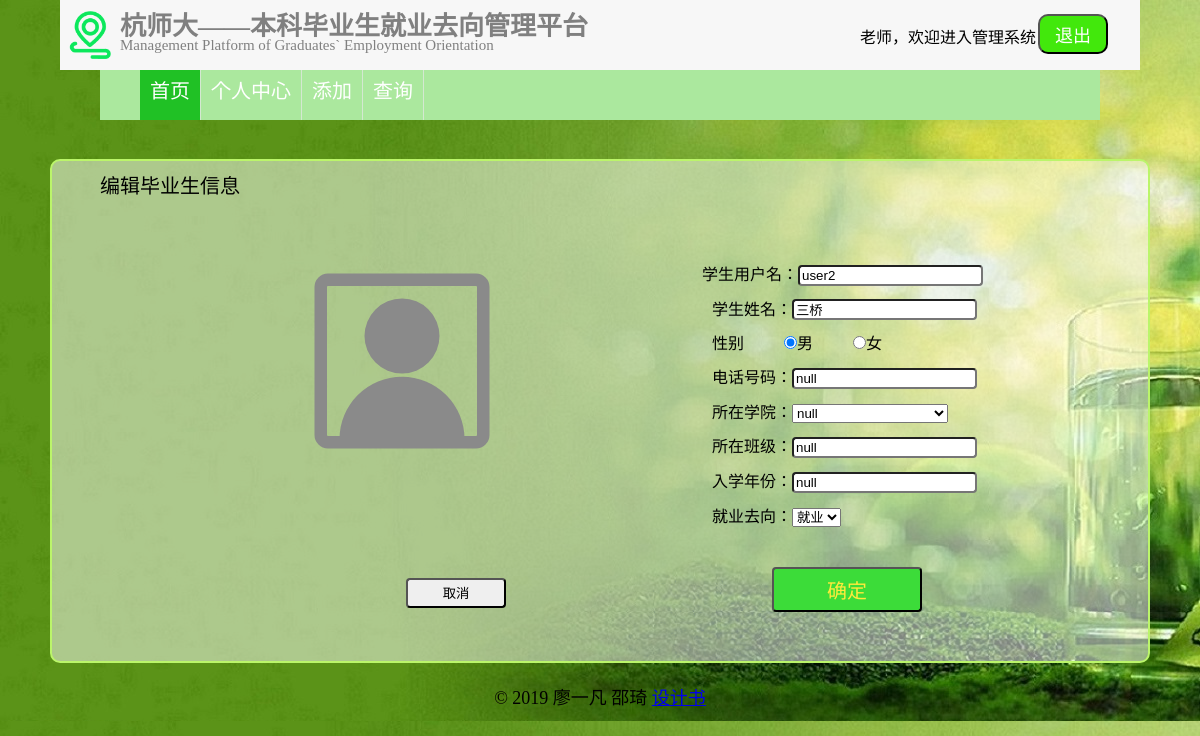
The app's page /php/write.php?id=user2 with its own data.
### tables this page shows
CREATE TABLE IF NOT EXISTS `students` (
  `ID` varchar(20) NOT NULL COMMENT '学号',
  `nickname` varchar(20) NOT NULL COMMENT '昵称',
  `realname` varchar(20) NOT NULL COMMENT '真实名',
  `sex` int(11) NOT NULL COMMENT '性别(0为男)',
  `phonenum` varchar(20) NOT NULL COMMENT '电话号码',
  `email` varchar(20) NOT NULL COMMENT '邮箱',
  `college` varchar(20) NOT NULL COMMENT '学院',
  `class` varchar(20) NOT NULL COMMENT '班级',
  `year` varchar(10) NOT NULL COMMENT '入学年份',
  `image` varchar(30) NOT NULL DEFAULT '../images/头像.png' COMMENT '头像',
  `go` int(20) NOT NULL COMMENT '就业去向(1-4,1就业,2创业,3读研,4待业)',
  `isuse` int(11) NOT NULL DEFAULT '1' COMMENT '软删除',
  PRIMARY KEY (`ID`)
);

### php/write_message.php (the view, shortened to what this page needs)
<link rel="stylesheet" type="text/css" href="../css/write_message.css">
<div>
	<span class="title">编辑毕业生信息</span>
	<form class="container" action="" method="POST">
		<div class="left">
			<?php
				include("conn.php");
				$id=$_GET['id'];
				$sql="SELECT image FROM students WHERE id='$id'";
				$rs=mysqli_query($conn,$sql);
				if($row=mysqli_fetch_array($rs))
				echo "<img id='headpict' src='".$row[0]."'>";
			?>
		</div>
		<div class="right">
			<?php
			include("conn.php");
			$id=$_GET['id'];
			$sql="SELECT ID,realname,sex,phonenum,college,class,year,go FROM students WHERE id='$id'";
			$rs=mysqli_query($conn,$sql);
			$row=mysqli_fetch_array($rs);
			echo "<lable>学生用户名：<input type='text' name='id' value='".$row['ID']."'</lable>";
			echo "<label>学生姓名：<input type='text' name='name' value='".$row['realname']."''></label>";
			if($row['sex']==0)
				echo "<label>性别<span class='sex'><input type='radio' name='sex' value='0' checked>男</span><span class='sex'><input type='radio' name='sex' value='1'>女</span></label>";
			else
				echo "<label>性别<span class='sex'><input type='radio' name='sex' value='0'>男</span><span class='sex'><input type='radio' name='sex' value='1' checked>女</span></label>";
			echo "<label>电话号码：<input type='text' name='phone' value='".$row['phonenum']."''></label>";
			echo "<label>所在学院：<select name='college'>";
				echo "<option>".$row['college']."</option>";
			echo "</select></label>";
			echo "<label>所在班级：<input type='text' name='class' value='".$row['class']."'></label>";
			echo "<label>入学年份：<input type='text' name='year' value='".$row['year']."'></label>";
			if($row['go']==1)
				$goold="就业";
			echo "<label>就业去向：<select name='college'>
				<option>".$goold."</option>
				<option>就业</option>
				<option>创业</option>
				<option>读研</option>
				<option>待业</option>
			</select></label>";
		?>
		<input type="submit" name="send" value="确定" class="send">
		    <input type="submit" name="reset" value="取消" class="reset">
		</div>
	</form>
</div>

### css/nav.css (style rules this page uses)
* { margin: 0; }
ul { list-style-type: none; margin: auto; overflow: hidden; background: #abe89e; font-size: 20px; height: 50px; width:80%; position: relative; }
li { float: left; padding-right: 10px; padding-left: 10px; height: 50px; border-right: 1px solid #d4e8d1; }
li a { display: block; color: white; text-align: center; text-decoration: none; position: relative; top: 5px; }
li:last-child { border-bottom: none; }
.active { background: #20c125; }

### css/write_message.css (style rules this page uses)
.container { border:2px solid #bbf56a; border-radius: 10px; margin: 10px; margin-left: 50px; margin-right: 50px; overflow: hidden; height: 500px; background: rgba(255,255,255,0.5); }
.left { float: left; position: relative; top: 100px; left: 250px; }
.right { float: left; position: relative; top: 100px; left: 450px; }
label { display: block; margin: 10px; }
input { border-radius: 4px; }
.send { width: 150px; height: 45px; background:#3cdc39; color:#ffeb3b; position: relative; top: 30px; left: 70px; font-size: 20px; }
.reset { width: 100px; height: 30px; position: relative; top: 30px; left: -450px; }
.title { font-size: 20px; position: relative; left: 100px; top: 50px; }
.sex { margin-left: 40px; }
#headpict { width: 200px; }

### css/footer.css (style rules this page uses)
footer { text-align: center; font-size: 18px; margin-top: 20px; }

### records on screen
students: image (picture), id "user2", name "三桥", phone "null", college "null", class "null", year "null", college "就业"
